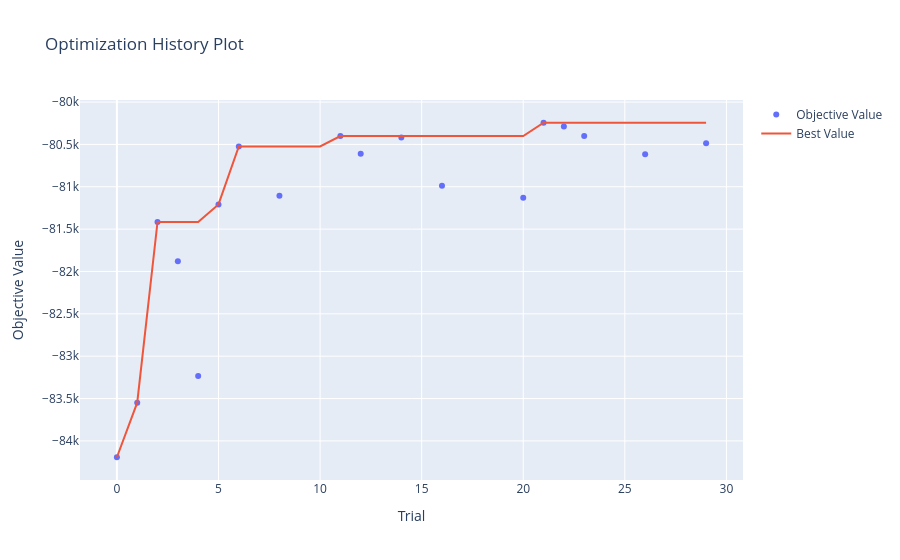
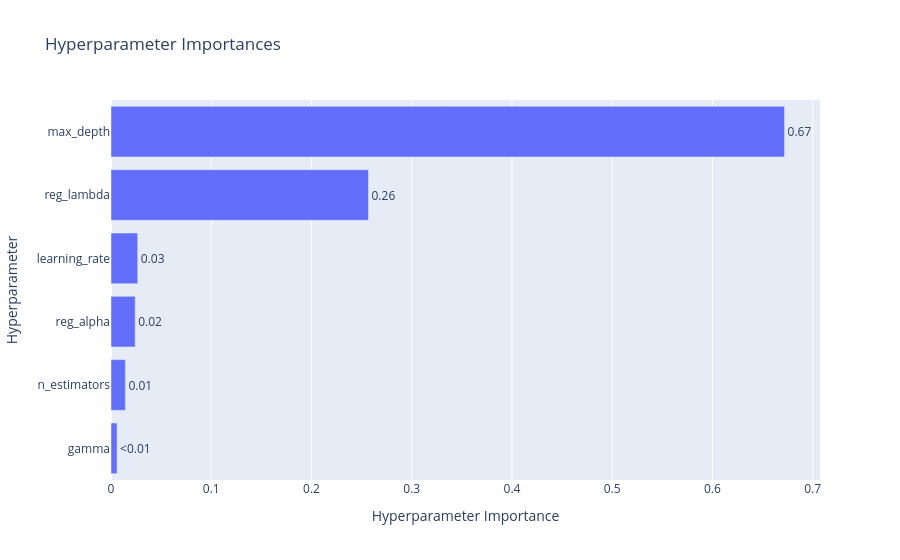

Here is the notebook cell these charts were saved with, in order:
### Markdown cell above
Наилучшие гиперпараметры LightGBM: `{'learning_rate': 0.02509512932740078, 'max_depth': 7, 'n_estimators': 1630, 'num_leaves': 2, 'min_child_samples': 87, 'reg_alpha': 0.5694374143849233, 'reg_lambda': 0.4402439857576577}`


MAE улучшилась после оптимизации: 81979.31->79513.11 (примерно на 3 п.п.)

Наибольший вклад в рост качества вложил гиперпараметр reg_lambda (L2-регуляризация)

### Code cell
def xgboost_params_func(trial):
    return {
        'learning_rate': trial.suggest_float('learning_rate', 0.01, 0.1, log=True),
        'max_depth': trial.suggest_int('max_depth', 3, 10),
        'n_estimators': trial.suggest_int('n_estimators', 500, 2000),
        'gamma': trial.suggest_float('gamma', 1e-8, 1.0),
        'reg_alpha': trial.suggest_float('reg_alpha', 1e-8, 10),
        'reg_lambda': trial.suggest_float('reg_lambda', 1e-8, 10),
        **default_xgboost_params
    }

def xgboost_estimator_func(params):
    return XGBRegressor(**params)

xgboost_study = optuna_helper.fit_study(
    xgboost_params_func, xgboost_estimator_func, scorer_func,
    fit_score_func=fit_score_func, visualize=True,
    fit_params={'verbose': False}
)

print('=== xgboost ===')
print('Наилучшие гиперпараметры:', xgboost_study.best_params)
print(f'MAE: {-xgboost_study.best_value:.2f}')

### Figure 1 — Plotly figure (JSON) as saved in the notebook; plotly's stock layout.template omitted (floating-point values rounded to 4 significant figures)
{"data": [{"mode": "markers", "name": "Objective Value", "type": "scatter", "x": [0, 1, 2, 3, 4, 5, 6, 8, 11, 12, 14, 16, 20, 21, 22, 23, 26, 29], "y": [-84190.0, -83550.0, -81420.0, -81880.0, -83240.0, -81210.0, -80520.0, -81110.0, -80400.0, -80610.0, -80420.0, -80990.0, -81130.0, -80240.0, -80290.0, -80400.0, -80620.0, -80490.0]}, {"mode": "lines", "name": "Best Value", "type": "scatter", "x": [0, 1, 2, 3, 4, 5, 6, 7, 8, 9, 10, 11, 12, 13, 14, 15, 16, 17, 18, 19, 20, 21, 22, 23, 24, 25, 26, 27, 28, 29], "y": [-84190.0, -83550.0, -81420.0, -81420.0, -81420.0, -81210.0, -80520.0, -80520.0, -80520.0, -80520.0, -80520.0, -80400.0, -80400.0, -80400.0, -80400.0, -80400.0, -80400.0, -80400.0, -80400.0, -80400.0, -80400.0, -80240.0, -80240.0, -80240.0, -80240.0, -80240.0, -80240.0, -80240.0, -80240.0, -80240.0]}, {"marker": {"color": "#cccccc"}, "mode": "markers", "name": "Infeasible Trial", "showlegend": false, "type": "scatter", "x": [], "y": []}], "layout": {"title": {"text": "Optimization History Plot"}, "xaxis": {"title": {"text": "Trial"}}, "yaxis": {"title": {"text": "Objective Value"}}}}

### Figure 2 — Plotly figure (JSON) as saved in the notebook; plotly's stock layout.template omitted (floating-point values rounded to 4 significant figures)
{"data": [{"cliponaxis": false, "hovertemplate": ["gamma (FloatDistribution): 0.006059120317933028<extra></extra>", "n_estimators (IntDistribution): 0.014343143915995624<extra></extra>", "reg_alpha (FloatDistribution): 0.024141748195662734<extra></extra>", "learning_rate (FloatDistribution): 0.02666110273422768<extra></extra>", "reg_lambda (FloatDistribution): 0.25686627663905554<extra></extra>", "max_depth (IntDistribution): 0.6719286081971253<extra></extra>"], "name": "Objective Value", "orientation": "h", "text": ["<0.01", "0.01", "0.02", "0.03", "0.26", "0.67"], "textposition": "outside", "type": "bar", "x": [0.006059, 0.01434, 0.02414, 0.02666, 0.2569, 0.6719], "y": ["gamma", "n_estimators", "reg_alpha", "learning_rate", "reg_lambda", "max_depth"]}], "layout": {"title": {"text": "Hyperparameter Importances"}, "xaxis": {"title": {"text": "Hyperparameter Importance"}}, "yaxis": {"title": {"text": "Hyperparameter"}}}}
